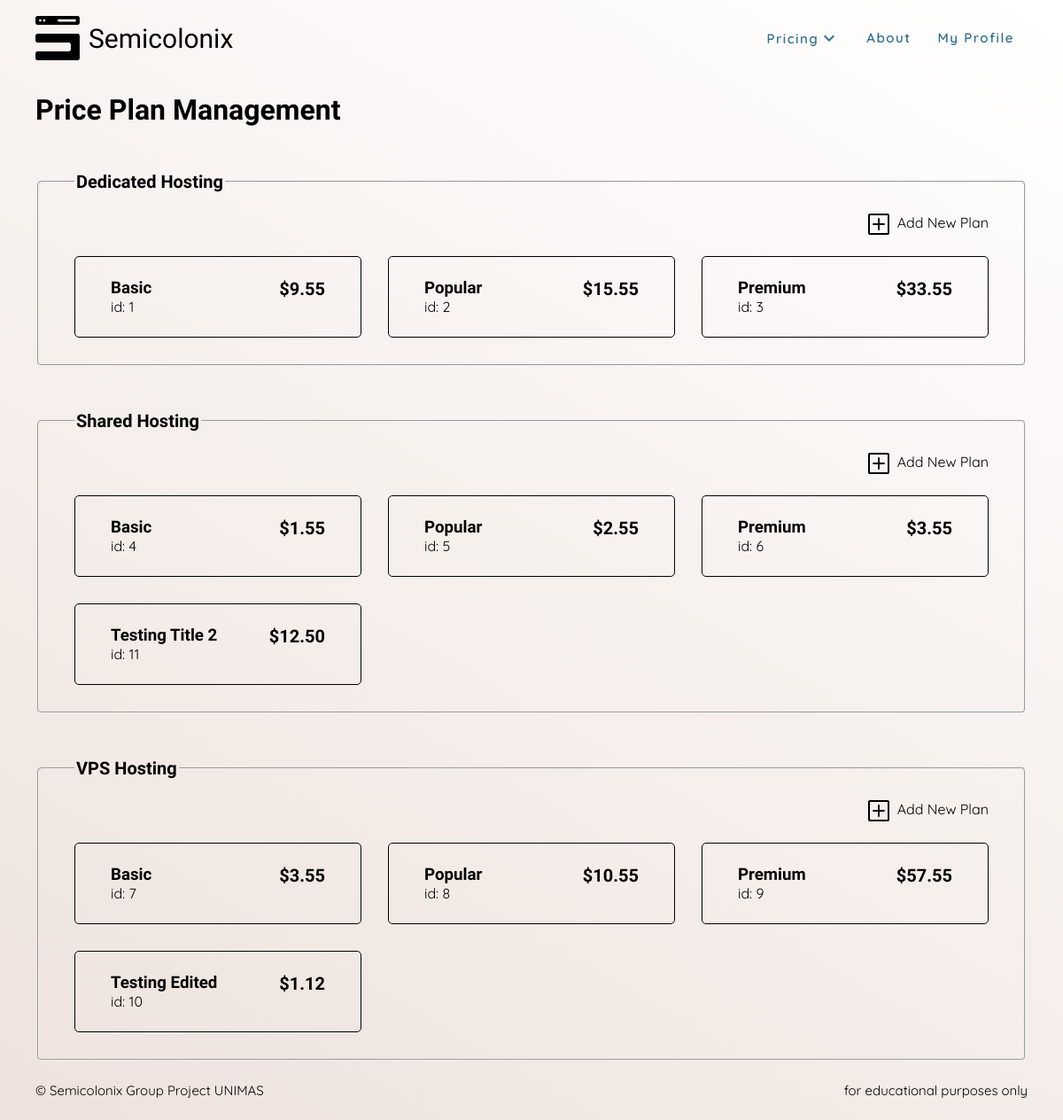
The app's page /admin/manage-price-plan.php (signed in) with its own data.
### tables this page shows
CREATE TABLE `product` (
  `prod_id` int(10) NOT NULL,
  `prod_title` varchar(256) NOT NULL,
  `prod_subtitle` varchar(256) NOT NULL,
  `prod_category` enum('Shared','VPS','Dedicated','') NOT NULL,
  `prod_price` float(5,2) NOT NULL,
  `prod_status` enum('Active','Disabled') NOT NULL
);

### admin/manage-price-plan.php (the view, shortened to what this page needs)
<!DOCTYPE html>
<html lang="en">
<head>
    <link rel="stylesheet" href="/css/main.css">
    <link rel="stylesheet" href="/css/admin-manage-price-plan.css">
</head>
<body class="flex-col">
    <?php
    if (!isset($_SESSION['loggedin']) || !$_SESSION['loggedin']) {
        header("Location: /pages/login_form.php");
    } else {
        require_once($_SERVER['DOCUMENT_ROOT'] . "/includes/nav.php");
    }
    ?>
    <div class="main-container">
        <h1>Price Plan Management</h1>
        <?php
        require_once($_SERVER['DOCUMENT_ROOT'] . "/config/conn.php");
        $query = "SELECT DISTINCT prod_category FROM product";
        $result = $conn->query($query);
        foreach ($result as $row) {
            $category = $row['prod_category'];
            $query = "SELECT * FROM product WHERE prod_category = '" . $category . "'";
            $result2 = $conn->query($query);
            if ($result2) {
                echo "<fieldset>";
                echo "<legend class='text-h1 font-primary font-w-600'>" . $row['prod_category'] . " Hosting</legend>";
                echo "<div class='w-100 flex-col'>";
                echo "<a id-add-btn href=''>";
                echo "<span class='icon-addBtn'></span>";
                echo "<span>Add New Plan</span>";
                echo "</a>";
                echo "</div>";
                echo "<div class='price-layout'>";
                foreach ($result2 as $row) {
                    echo "<a class='w-100' target='_blank' href='/admin/edit-price-plan.php?prod_id=" . $row['prod_id'] . "'> ";
                    echo "<div class='price-component flex-row between'>";
                    echo "<div>";
                    echo "<h3>" . $row['prod_title'] . "</h3>";
                    echo "<p>id: " . $row['prod_id'] . "</p>";
                    echo "</div>";
                    echo "<p class='font-primary text-h1 margin-0'><b>$" . $row['prod_price'] . "</b></p>";
                    echo "</div>";
                    echo "</a>";
                }
                echo "</div>";
                echo "</fieldset>";
            } else {
                echo "No data found";
            }
        }
        ?>
    </div>
    <?php require_once($_SERVER['DOCUMENT_ROOT'] . "/includes/footer.php"); ?>
</body>
</html>

### includes/nav.php (shortened to what this page needs)
<nav id="nav-bar" class="w-100 flex-row between" role="navigation">
    <?php
    if (isset($_SESSION['loggedin']) && $_SESSION['loggedin']) {
        if ($_SESSION['role'] == "admin") {
            echo "<a id='logo' href='/admin/dashboard.php'>";
        } else {
            echo "<a id='logo' href='/index.php'>";
        }
    } else {
        echo "<a id='logo' href='/index.php'>";
    }
    ?>
    <div class="flex-row middle">
        <h1 class="black font-w-400 text-title margin-0">Semicolonix</h1>
    </div>
    </a>
    <div class="flex-row">
        <?php
        if (isset($_SESSION['loggedin']) && $_SESSION['loggedin']) {
            if ($_SESSION['role'] == "admin") {
                echo "<div class='dropdown flex-row'>";
                echo "<div class='flex-row middle'>
                    <span class='c1 text-normal font-w-600'><a class='c1 text-normal font-w-600' href='/admin/dashboard.php'>Dashboard</a></span>
                    <img class='rotate-180' src='/assets/icon/drop-down.svg' alt=''>
                </div>";
                echo "<div class='dropdown-content'>
                    <a id='link-price-plan' href='/admin/manage-price-plan.php'>Manage Price Plan</a>
                    <a id='link-sales' href=''>Sales Analytics</a>
                    <a id='link-trans-history' href=''>Transaction History</a>
                </div>";
                echo "</div>";
            } else {
                echo "<div class='dropdown flex-row'>";
                echo "<div class='flex-row middle'>
                    <span class='c1 text-normal font-w-600'>Pricing</span>
                    <img class='rotate-180' src='/assets/icon/drop-down.svg' alt=''>
                </div>";
                echo "</div>";
                echo "<a class='c1 text-normal font-w-600' href='/pages/about.php'>About</a>";
            }
            echo "<a class='c1 text-normal font-w-600' href='/pages/myprofile.php'>My Profile</a>";
        }
        ?>
    </div>
</nav>

### includes/footer.php
<footer class="flex-row between">
    <p class="font-second font-w-400 text-normal">&copy; Semicolonix Group Project UNIMAS</p>
    <p class="font-second font-w-400 text-normal">for educational purposes only</p>
</footer>

### css/main.css (style rules this page uses)
:root { --color-black: #000000; --color-white: #ffffff; --color-c1: #31708e; --color-c2: #88bdbc; --color-c3: #eee2dc; --color-c4: #b1a296; --rgb-black: 0, 0, 0; --rgb-white: 255, 255, 255; --rgb-c1: 49, 112, 142; --rgb-c2: 136, 189, 188; --rgb-c3: 238, 226, 220; --rgb-c4: 177, 162, 150; --font-primary: "Syncopate", sans-serif; --font-second: "Quicksand", sans-serif; --font-size-title: 30px; --font-size-h1: 20px; --font-size-normal: 15px; --font-size-small: 12px; font-family: var(--font-primary); }
html, body { height: 100%; width: 100%; background-image: linear-gradient(210deg, var(--color-white), var(--color-c3)); background-repeat: no-repeat; background-attachment: fixed; scroll-behavior: smooth; }
a { width: fit-content; height: fit-content; text-decoration: none; color: var(--color-black); }
h1, h2, h3, h4, h5, strong { margin: 0; font-weight: 600; font-family: var(--font-primary); }
a, p, body, html, div, iframe, img, span { margin: 0; border: 0; text-decoration: none; }
a, div, p, span { display: block; font-family: var(--font-second); }
.font-primary { font-family: var(--font-primary); }
.font-second { font-family: var(--font-second); }
.font-w-400 { font-weight: 400; }
.font-w-600 { font-weight: 600; }
.black { --color-current: var(--color-black); color: var(--color-current); }
.c1 { --color-current: var(--color-c1); color: var(--color-current); }
.text-title { font-size: var(--font-size-title); }
.text-h1 { font-size: var(--font-size-h1); }
.text-normal { font-size: var(--font-size-normal); }
.flex-row { display: flex; flex-direction: row; flex-wrap: wrap; }
.flex-col { display: flex; flex-direction: column; }
.between { justify-content: space-between; }
.w-100 { width: 100%; max-width: 100%; }
.middle { display: flex; align-items: center; }
.margin-0 { margin: 0; }
.main-container { display: flex; flex-direction: column; flex-grow: 1; padding: 105px 40px 0px 40px; width: 100%; max-width: 100%; box-sizing: border-box; }
footer { width: 100%; padding: 24px 40px; box-sizing: border-box; z-index: 1; }

### css/admin-manage-price-plan.css (style rules this page uses)
.price-layout { display: grid; width: 100%; grid-template-columns: repeat(3, minmax(100px, 1fr)); gap: 30px; }
.price-component { border: 1px solid black; border-radius: 5px; padding: 24px 40px; box-sizing: border-box; transition: all 0.6s ease; }
fieldset { border-radius: 5px; padding: 24px 40px 30px 40px; box-sizing: border-box; margin-top: 50px; }
[id-add-btn] { display: flex; flex-direction: row; align-self: flex-end; margin-bottom: 24px; transition: all 0.6s ease; }

### css/nav.css (style rules this page uses)
#nav-bar { position: fixed; padding: 18px 40px; box-sizing: border-box; background-image: linear-gradient(30deg, var(--color-c3), var(--color-white)); background-repeat: no-repeat; background-attachment: fixed; z-index: 99; }
.logo { width: 50px; height: auto; height: fit-content; margin-right: 10px; }
#nav-bar > div > a { color: var(--color-c1); font-size: var(--font-size-normal); padding: 15px; letter-spacing: 1.5px; }
.dropdown { position: relative; display: inline-block; cursor: pointer; padding: 0 15px; letter-spacing: 1.5px; }
.rotate-180 { width: 24px; height: 24px; transition: all 0.6s ease; }

### records on screen
product: prod_title "Basic", prod_id "1", prod_price "9.55"
product: prod_title "Popular", prod_id "2", prod_price "15.55"
product: prod_title "Premium", prod_id "3", prod_price "33.55"
product: prod_title "Basic", prod_id "4", prod_price "1.55"
product: prod_title "Popular", prod_id "5", prod_price "2.55"
product: prod_title "Premium", prod_id "6", prod_price "3.55"
product: prod_title "Testing Title 2", prod_id "11", prod_price "12.50"
product: prod_title "Basic", prod_id "7", prod_price "3.55"
product: prod_title "Popular", prod_id "8", prod_price "10.55"
product: prod_title "Premium", prod_id "9", prod_price "57.55"
product: prod_title "Testing Edited", prod_id "10", prod_price "1.12"

### other values on screen
$row['prod_category'] "Dedicated"
$row['prod_category'] "Shared"
$row['prod_category'] "VPS"
